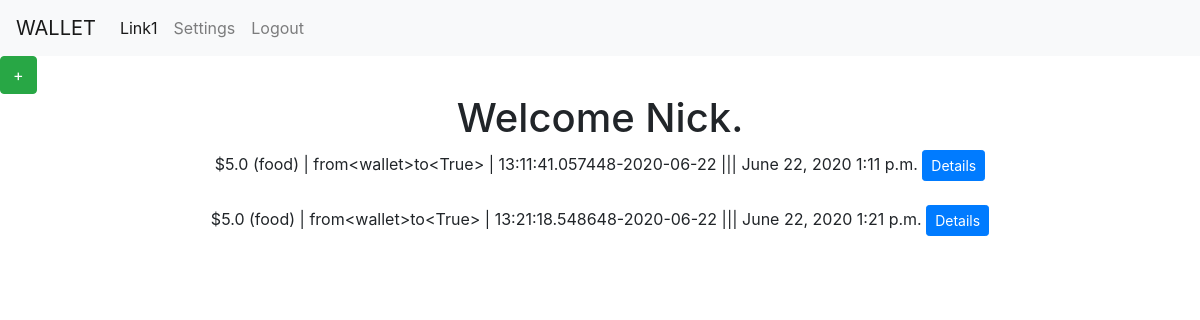
The app's page / (signed in), older data.
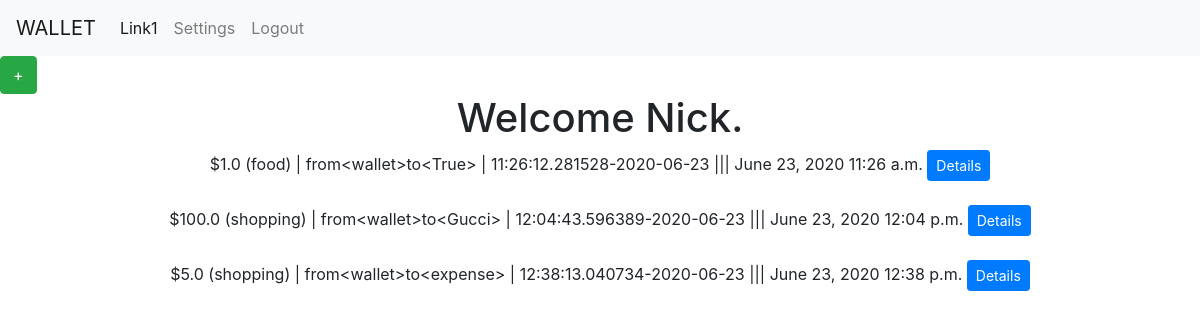
The same page, newer data.
### walletapp/models.py (models this page shows)
class dbEntry(models.Model):
    amount = models.FloatField()
    category = models.CharField(max_length=64)
    entryTime = models.TimeField(default=now)
    entryDate = models.DateField(default=now)
    fromAccount = models.CharField(max_length=64)
    toAccount = models.CharField(max_length=64)
    def __str__(self):
        return f"${self.amount} ({self.category}) | from<{self.fromAccount}>to<{self.toAccount}> | {self.entryTime}-{self.entryDate}"

### walletapp/views.py (the view)
# urls.py: path('', views.index, name='index'),
def index(request):
    if not request.user.is_authenticated:
        return render(request, "walletapp/login.html", {"message": "Login first"})
    context = {
    "user": request.user,
    "category": dbCategory.objects.all(),
    "transaction": dbEntry.objects.all().reverse(),
    "accounts": dbAccount.objects.all(),
    "message": None,
    }
    return render(request, "walletapp/index.html", context)

### walletapp/templates/walletapp/index.html (shortened to what this page needs)
{% extends 'walletapp/layout.html' %}
{% block body %}
<div class="addButtonContainer">
    <button type="button" class="btn btn-success" data-toggle="modal" data-target="#addEntryModal" id="addEntryButton">+</button>
</div>
<div class="container text-center">
    <h1>Welcome {{user.username|title}}.</h1>
    <div class="transactionDiv">
        {% for item in transaction %}
        <div class="transactionDivSub">
            <span>{{item}} ||| {{item.entryDate}} {{item.entryTime}}</span>
            <button type="button" class="btn btn-primary btn-sm" data-toggle="modal" data-target="#indexModal" onclick="functionA('{{item.id}}')">Details</button>
        </div>
        <br>
        {% endfor %}
    </div>
</div>
{% endblock %}

### walletapp/templates/walletapp/layout.html (shortened to what this page needs)
<!DOCTYPE html>
<html lang="en" dir="ltr">
    <head>
        {% load static %}
        <link rel="stylesheet" href="{% static 'walletapp/bootstrap-4.3.1-dist/css/bootstrap.css' %}">
        <link rel="stylesheet" href="{% static 'walletapp/style.css' %}">
    </head>
    <body>
        <nav class="navbar navbar-expand-lg navbar-light bg-light">
            <a class="navbar-brand" href="{% url 'index' %}">WALLET</a>
            <div class="collapse navbar-collapse" id="navbarNav">
                <ul class="navbar-nav">
                    <li class="nav-item active">
                        <a class="nav-link" href="#">Link1</a>
                    </li>
                    <li class="nav-item">
                        <a class="nav-link" href="{% url 'settingPage' %}">Settings</a>
                    </li>
                    <li class="nav-item">
                        <a class="nav-link" href="{% url 'signout' %}">Logout</a>
                    </li>
                </ul>
            </div>
        </nav>
        {% block body %}
        {% endblock %}
    </body>
</html>

Row changes from the older to the newer data that the page shows:
removed dbEntry: amount+category+fromAccount "$5.0 (food) | from<wallet>to<True> | 13:11:41.057448-2020-06-22", entryDate "June 22, 2020", entryTime "1:11 p.m."
removed dbEntry: amount+category+fromAccount "$5.0 (food) | from<wallet>to<True> | 13:21:18.548648-2020-06-22", entryDate "June 22, 2020", entryTime "1:21 p.m."
added dbEntry: amount+category+fromAccount "$1.0 (food) | from<wallet>to<True> | 11:26:12.281528-2020-06-23", entryDate "June 23, 2020", entryTime "11:26 a.m."
added dbEntry: amount+category+fromAccount "$100.0 (shopping) | from<wallet>to<Gucci> | 12:04:43.596389-2020-06-23", entryDate "June 23, 2020", entryTime "12:04 p.m."
added dbEntry: amount+category+fromAccount "$5.0 (shopping) | from<wallet>to<expense> | 12:38:13.040734-2020-06-23", entryDate "June 23, 2020", entryTime "12:38 p.m."
